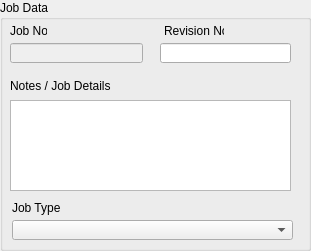
       <widget class="QGroupBox" name="groupBox_job">
        <property name="geometry">
         <rect>
          <x>20</x>
          <y>20</y>
          <width>311</width>
          <height>251</height>
         </rect>
        </property>
        <property name="font">
         <font>
          <weight>50</weight>
          <bold>false</bold>
         </font>
        </property>
        <property name="title">
         <string>Job Data</string>
        </property>
        <widget class="QLabel" name="label_13">
         <property name="geometry">
          <rect>
           <x>12</x>
           <y>200</y>
           <width>111</width>
           <height>16</height>
          </rect>
         </property>
         <property name="sizePolicy">
          <sizepolicy hsizetype="Fixed" vsizetype="Preferred">
           <horstretch>0</horstretch>
           <verstretch>0</verstretch>
          </sizepolicy>
         </property>
         <property name="text">
          <string>Job Type</string>
         </property>
         <property name="buddy">
          <cstring>job_type</cstring>
         </property>
        </widget>
        <widget class="QComboBox" name="job_type">
         <property name="geometry">
          <rect>
           <x>12</x>
           <y>220</y>
           <width>281</width>
           <height>20</height>
          </rect>
         </property>
         <property name="sizePolicy">
          <sizepolicy hsizetype="Fixed" vsizetype="Fixed">
           <horstretch>0</horstretch>
           <verstretch>0</verstretch>
          </sizepolicy>
         </property>
         <item>
          <property name="text">
           <string/>
          </property>
         </item>
        </widget>
        <widget class="QLabel" name="label">
         <property name="geometry">
          <rect>
           <x>10</x>
           <y>23</y>
           <width>37</width>
           <height>16</height>
          </rect>
         </property>
         <property name="sizePolicy">
          <sizepolicy hsizetype="Fixed" vsizetype="Preferred">
           <horstretch>0</horstretch>
           <verstretch>0</verstretch>
          </sizepolicy>
         </property>
         <property name="text">
          <string>Job No.</string>
         </property>
         <property name="buddy">
          <cstring>job_no</cstring>
         </property>
        </widget>
        <widget class="QLabel" name="label_3">
         <property name="geometry">
          <rect>
           <x>164</x>
           <y>23</y>
           <width>60</width>
           <height>16</height>
          </rect>
         </property>
         <property name="sizePolicy">
          <sizepolicy hsizetype="Fixed" vsizetype="Preferred">
           <horstretch>0</horstretch>
           <verstretch>0</verstretch>
          </sizepolicy>
         </property>
         <property name="text">
          <string>Revision No.</string>
         </property>
         <property name="buddy">
          <cstring>rev_no</cstring>
         </property>
        </widget>
        <widget class="QLabel" name="label_14">
         <property name="geometry">
          <rect>
           <x>10</x>
           <y>78</y>
           <width>161</width>
           <height>16</height>
          </rect>
         </property>
         <property name="text">
          <string>Notes / Job Details</string>
         </property>
        </widget>
        <widget class="QLineEdit" name="rev_no">
         <property name="geometry">
          <rect>
           <x>160</x>
           <y>43</y>
           <width>131</width>
           <height>20</height>
          </rect>
         </property>
         <property name="sizePolicy">
          <sizepolicy hsizetype="Fixed" vsizetype="Fixed">
           <horstretch>0</horstretch>
           <verstretch>0</verstretch>
          </sizepolicy>
         </property>
        </widget>
        <widget class="QLineEdit" name="job_no">
         <property name="enabled">
          <bool>false</bool>
         </property>
         <property name="geometry">
          <rect>
           <x>10</x>
           <y>43</y>
           <width>133</width>
           <height>20</height>
          </rect>
         </property>
         <property name="sizePolicy">
          <sizepolicy hsizetype="Fixed" vsizetype="Fixed">
           <horstretch>0</horstretch>
           <verstretch>0</verstretch>
          </sizepolicy>
         </property>
        </widget>
        <widget class="QTextEdit" name="job_desc">
         <property name="geometry">
          <rect>
           <x>10</x>
           <y>100</y>
           <width>281</width>
           <height>91</height>
          </rect>
         </property>
        </widget>
       </widget>
